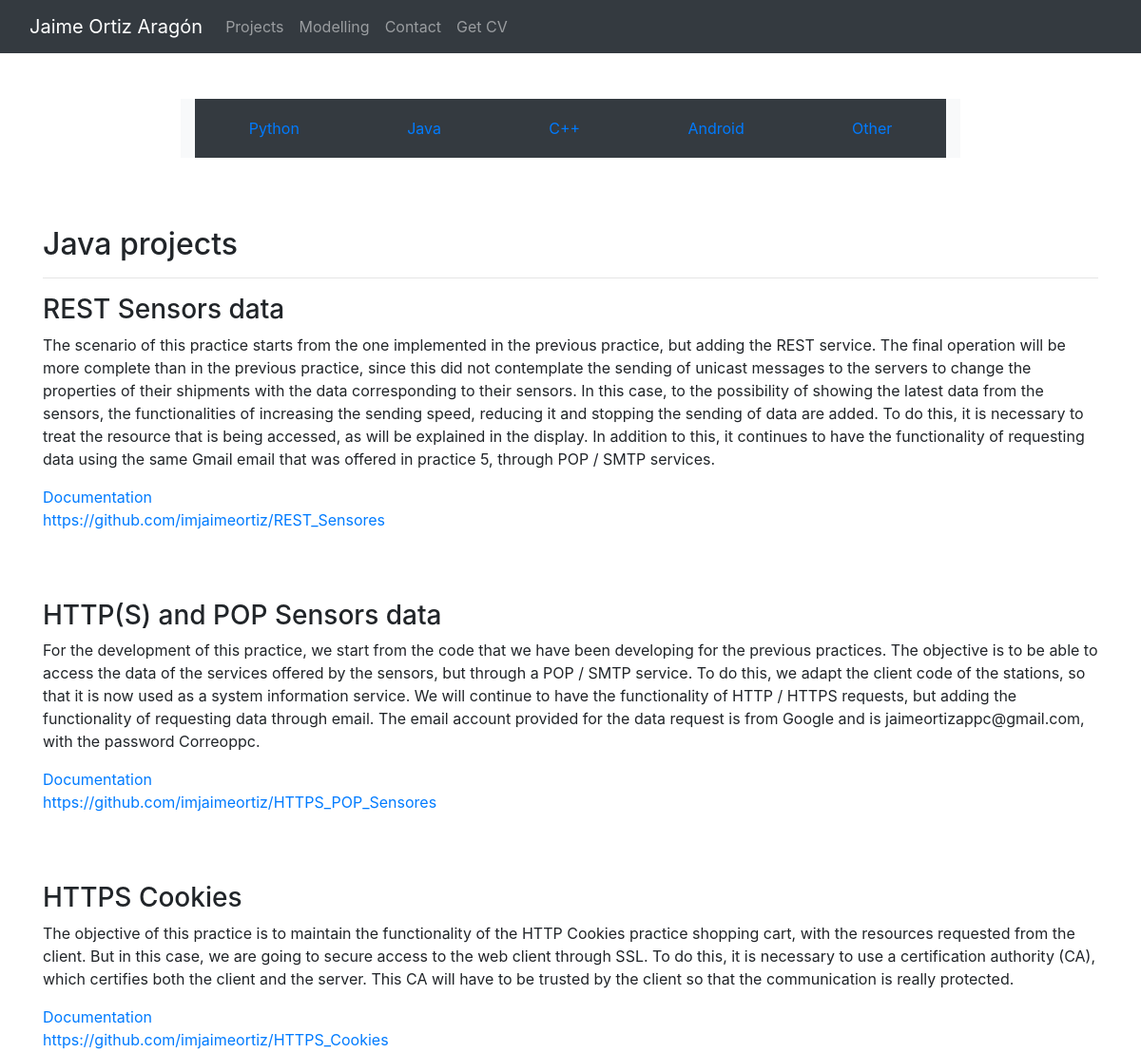
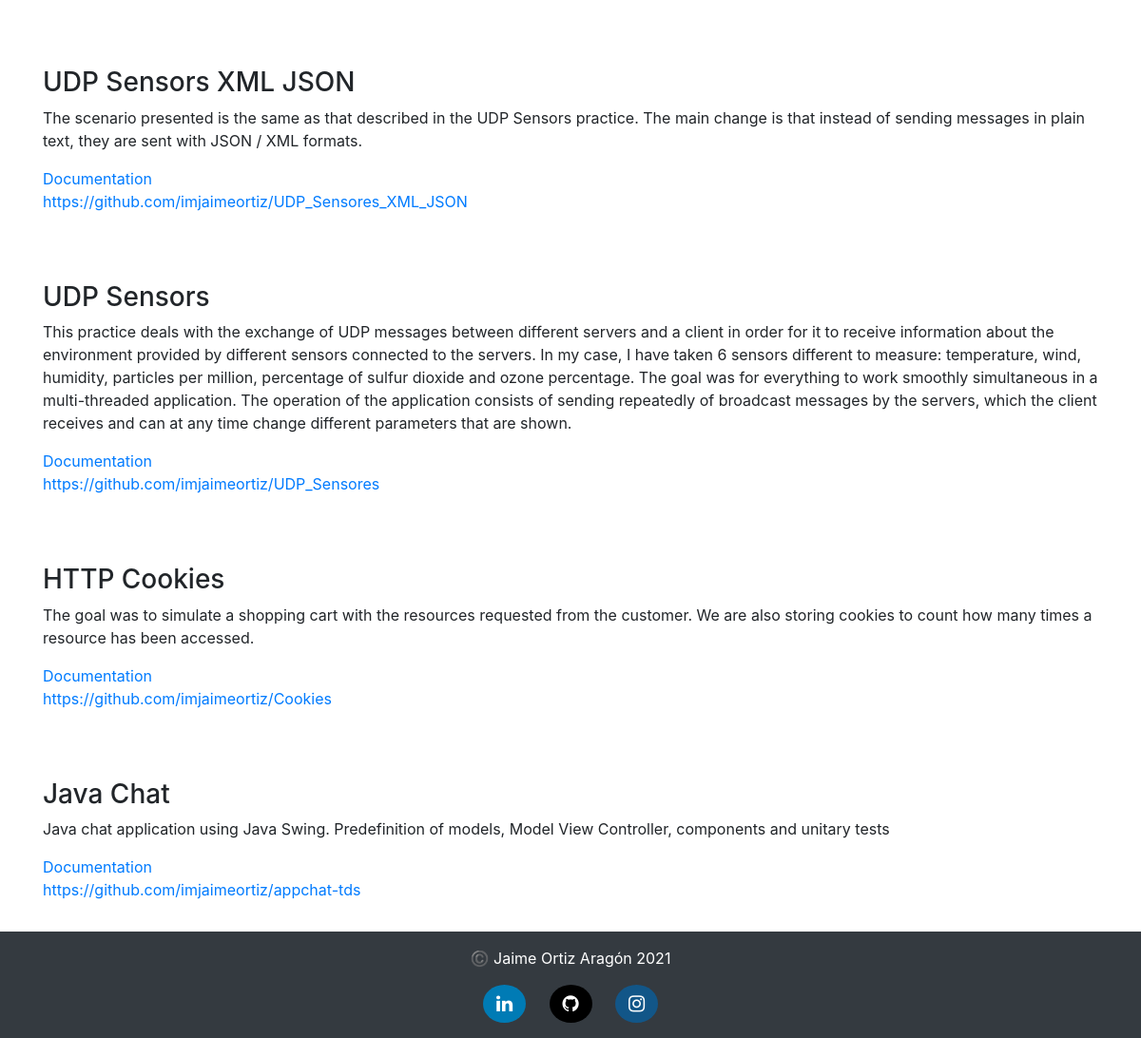
Screenshot of /Java with the database file from the repository (2 pictures, top to bottom).
### project/models.py (models this page shows, shortened)
class Project(models.Model):
    title = models.CharField(max_length=30)
    body = models.TextField()
    link = models.TextField(default="", blank=True)
    doc = models.TextField(default="", blank=True)
    language = models.TextField(null=True, blank=True)
    pub_date = models.DateField(null=True, blank=True)
    def has_link(self):
        if self.link != "":
            return True
        else :
            return False
    def has_doc(self):
        if self.doc != "":
            return True
        else :
            return False

### project/views.py (the view)
# urls.py: path('<str:language_id>', project.views.show_languages, name='languages'),
def show_languages(request, language_id):
    projects_in_language = Project.objects.all().filter(language=language_id)
    last_projects = sort_latest(projects_in_language)
    return render(request, 'project/language.html', {'projects' : last_projects, 'language' : language_id})

### project/views.py (called while the page is built)
def sort_latest(projects):
    sorted = projects.order_by('-pub_date')
    return sorted

### project/templates/project/language.html (shortened to what this page needs)
<!DOCTYPE html>
<html lang="en">
    <head>
        {% load static %}
        <link rel="stylesheet" href="https://maxcdn.bootstrapcdn.com/bootstrap/4.0.0/css/bootstrap.min.css">
                <link rel="stylesheet" href="https://cdnjs.cloudflare.com/ajax/libs/font-awesome/4.7.0/css/font-awesome.min.css">
      </head>
    <body>
      <header>
        <nav class="navbar navbar-expand-lg navbar-dark bg-dark">
            <div class="container-fluid">
              <a class="navbar-brand active" href="/">Jaime Ortiz Aragón</a>
              <div class="collapse navbar-collapse" id="navbarNavAltMarkup">
                <div class="navbar-nav">
                    <a class="nav-link" href="/project/">Projects</a>
                    <a class="nav-link" href="/model/">Modelling</a>
                    <a href="mailto:imjaimeortiz@gmail.com" class="nav-link">Contact</a>
                    <a href="{% static 'CV_JaimeOrtizAragon.pdf' %}" target="_blank" class="nav-link">Get CV</a>
                    </div>
              </div>
            </div>
          </nav>
    </header>
        <main>
            <div  class="row py-lg-5 mx">
                <div style="display: flex; margin: 0 auto; align-items: center;" class="col-lg-20 col-md-8 mx-auto bg-light text-white">
                    <a style="text-align: center; padding: 0.5cm;" class="card-body bg-dark" href="/Python">Python</a>
                    <a style="text-align: center; padding: 0.5cm;" class="card-body bg-dark" href="/Java">Java</a>
                    <a style="text-align: center; padding: 0.5cm;" class="card-body bg-dark" href="/C++">C++</a>
                    <a style="text-align: center; padding: 0.5cm;" class="card-body bg-dark" href="/Android">Android</a>
                    <a style="text-align: center; padding: 0.5cm;" class="card-body bg-dark" href="/Other">Other</a>
                </div>
            </div>
          <div class="container">
            <br/>
            <h2>{{ language }} projects</h2>
            <hr />
            {% for project in projects %}
            <h3>{{ project.title }}</h3>
            <p class="card-text">{{ project.body }}</p>
            {% if project.has_doc %}
            <div>
              <a class="card-text" href="../static/{{ project.doc }}" target="_blank">Documentation</a>
            </div>
            {% endif %}
            {% if project.has_link %}
            <div>
              <a class="card-text" href="{{ project.link }}" target="_blank">{{ project.link }}</a>
            </div>
            {% endif %}
            <br />
            <br />
            <br />
            {% endfor %}
        </div>
        <br />
        <br />
        <br />
        </main>
        <footer id='footer' class="text-muted py-3 bg-dark">
          <div class="container text-center text-white">
            <p>©️ Jaime Ortiz Aragón {% now "Y" %}</p>
            <a  href="https://www.linkedin.com/in/jaime-ortiz-arag%C3%B3n-0380881a4/" class="fa fa-linkedin"></a>
            <a  href="https://github.com/imjaimeortiz" class="fa fa-github"></a>
            <a href="https://www.instagram.com/imjaimeortiz/" class="fa fa-instagram"></a>
          </div>
      </footer>
    </body>
</html>

### project/templates/project/language.html (style rules this page uses)
.fa { padding: 10px; font-size: 20px; width: 45px; text-align: center; text-decoration: none; border-radius: 50%; }
.fa-linkedin { background: #007bb5; color: white; margin-left: 10px; margin-right: 10px; }
.fa-instagram { background: #125688; color: white; margin-left: 10px; margin-right: 10px; }
.fa-github { background: #000000; color: white; margin-left: 10px; margin-right: 10px; }
#footer { position: fixed; bottom: 0; width: 100%; }

### rows the page displays
Project: title "REST Sensors data", body "The scenario of this practice starts from the one implemented in the previous practice, but adding the REST service. The final operation will be more complete than in the previous practice, since this did not contemplate the sending of unicast messages to the servers to change the properties of their shipments with the data corresponding to their sensors. In this case, to the possibility of showing the latest data from the sensors, the functionalities of increasing the sending speed, reducing it and stopping the sending of data are added. To do this, it is necessary to treat the resource that is being accessed, as will be explained in the display. In addition to this, it continues to have…", link "https://github.com/imjaimeortiz/REST_Sensores"
Project: title "HTTP(S) and POP Sensors data", body "For the development of this practice, we start from the code that we have been developing for the previous practices. The objective is to be able to access the data of the services offered by the sensors, but through a POP / SMTP service. To do this, we adapt the client code of the stations, so that it is now used as a system information service. We will continue to have the functionality of HTTP / HTTPS requests, but adding the functionality of requesting data through email. The email account provided for the data request is from Google and is jaimeortizappc@gmail.com, with the password Correoppc.", link "https://github.com/imjaimeortiz/HTTPS_POP_Sensores"
Project: title "HTTPS Cookies", body "The objective of this practice is to maintain the functionality of the HTTP Cookies practice shopping cart, with the resources requested from the client. But in this case, we are going to secure access to the web client through SSL. To do this, it is necessary to use a certification authority (CA), which certifies both the client and the server. This CA will have to be trusted by the client so that the communication is really protected.", link "https://github.com/imjaimeortiz/HTTPS_Cookies"
Project: title "UDP Sensors XML JSON", body "The scenario presented is the same as that described in the UDP Sensors practice. The main change is that instead of sending messages in plain text, they are sent with JSON / XML formats.", link "https://github.com/imjaimeortiz/UDP_Sensores_XML_JSON"
Project: title "UDP Sensors", body "This practice deals with the exchange of UDP messages between different servers and a client in order for it to receive information about the environment provided by different sensors connected to the servers. In my case, I have taken 6 sensors different to measure: temperature, wind, humidity, particles per million, percentage of sulfur dioxide and ozone percentage. The goal was for everything to work smoothly simultaneous in a multi-threaded application. The operation of the application consists of sending repeatedly of broadcast messages by the servers, which the client receives and can at any time change different parameters that are shown.", link "https://github.com/imjaimeortiz/UDP_Sensores"
Project: title "HTTP Cookies", body "The goal was to simulate a shopping cart with the resources requested from the customer. We are also storing cookies to count how many times a resource has been accessed.", link "https://github.com/imjaimeortiz/Cookies"
Project: title "Java Chat", body "Java chat application using Java Swing. Predefinition of models, Model View Controller, components and unitary tests", link "https://github.com/imjaimeortiz/appchat-tds"

### other values shown
{{ language }} "Java"
